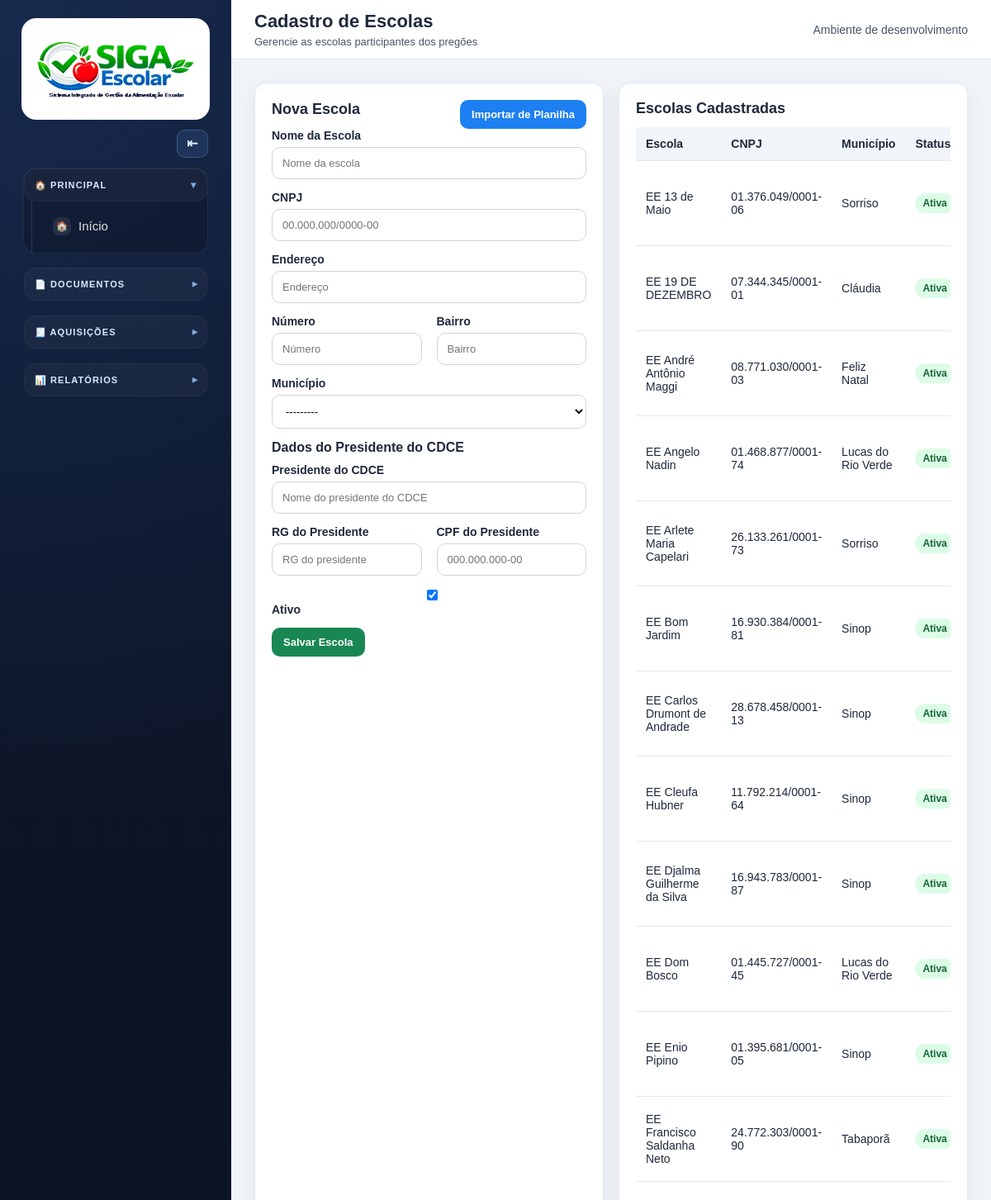
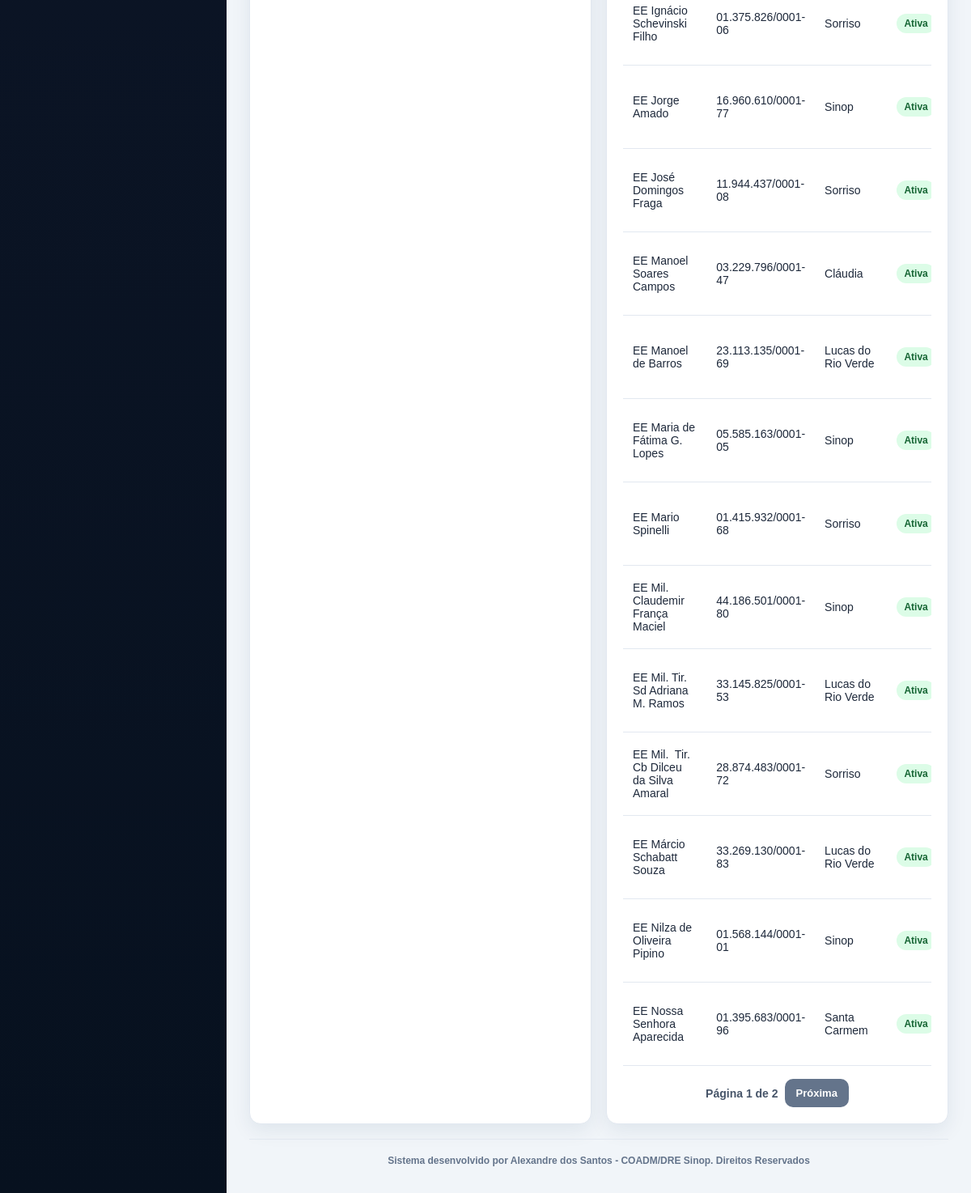
Page /cadastros/escolas/ on the earlier database version (2 pictures, top to bottom).
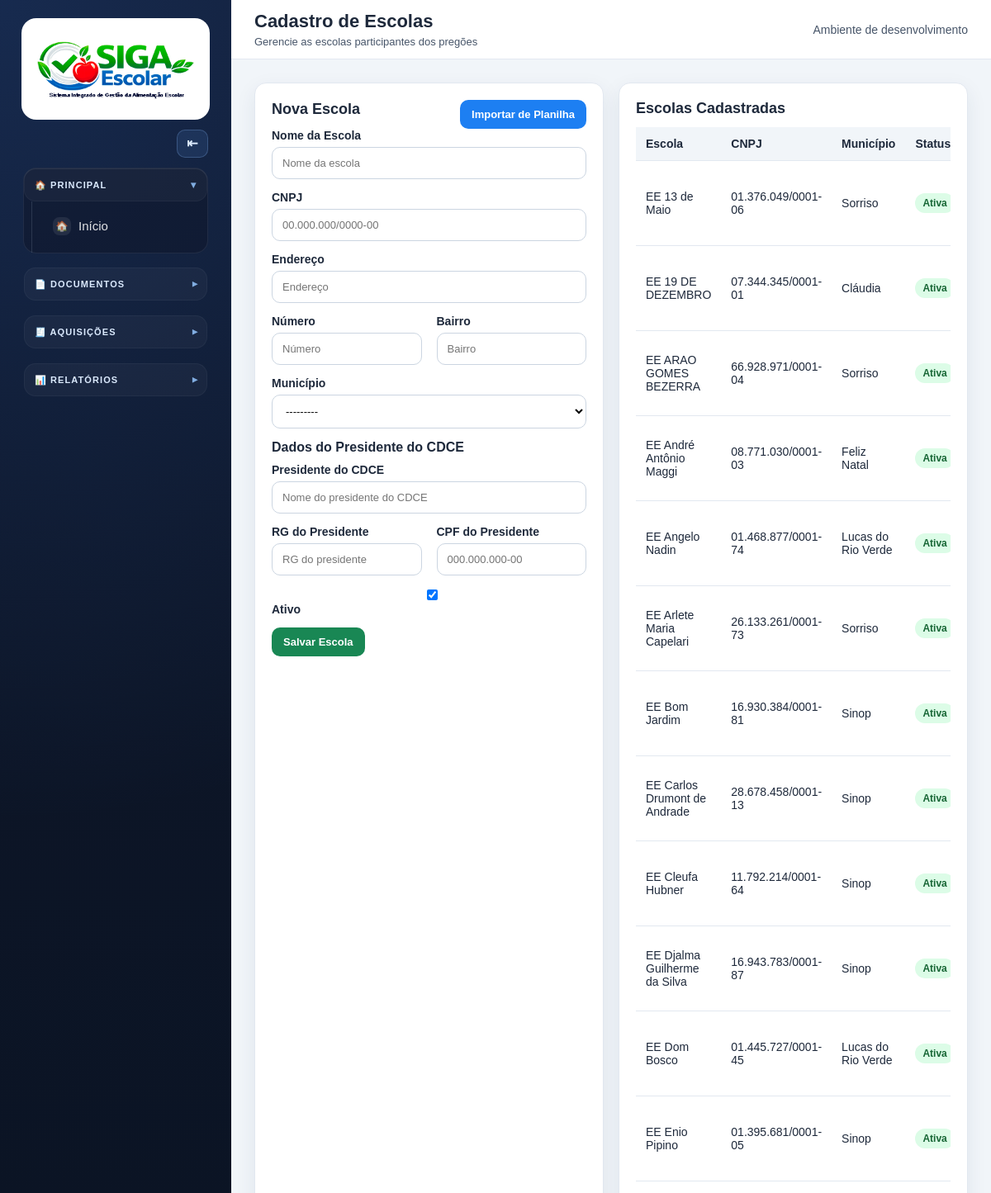
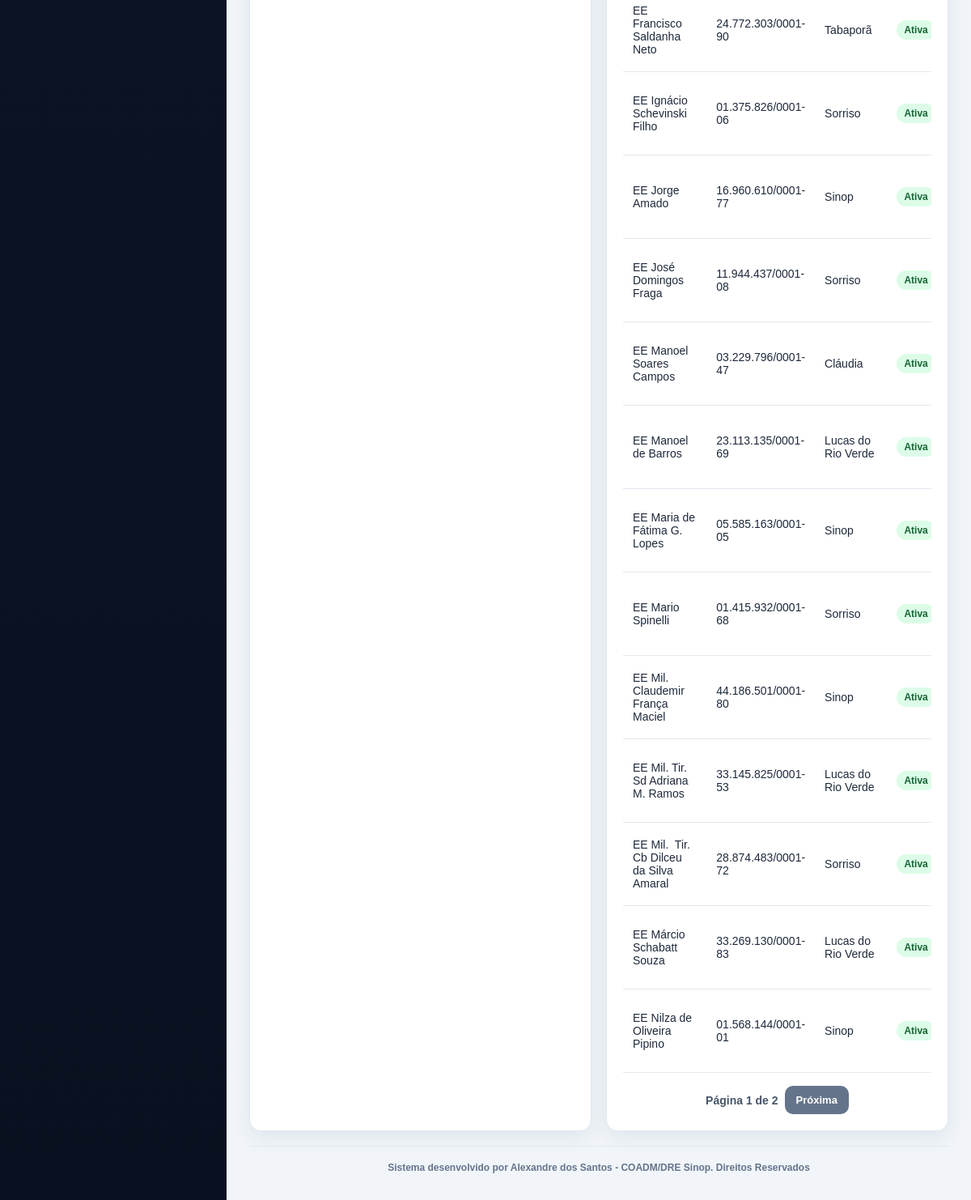
Same page on the later database version (2 pictures, top to bottom).
### apps/cadastros/models.py (models this page shows, shortened)
class AtivoModel(TimeStampedModel):
    ativo = models.BooleanField(default=True)
    class Meta:
        abstract = True

class Escola(AtivoModel):
    nome_escola = models.CharField("Nome da Escola", max_length=255)
    cnpj = models.CharField(
        "CNPJ",
        max_length=18,
        unique=True,
        validators=[validar_cnpj],
        null=True,
        blank=True,
        help_text="Obrigatório para empresa comum e grupo formal/cooperativa. Não usado para fornecedor individual.",
    )
    endereco = models.CharField("Endereço", max_length=255)
    numero = models.CharField("Número", max_length=20, blank=True)
    bairro = models.CharField("Bairro", max_length=100, blank=True)
    municipio = models.ForeignKey(
        Municipio,
        on_delete=models.PROTECT,
        related_name="escolas",
        verbose_name="Município",
    )
    presidente_cdce = models.CharField("Presidente do CDCE", max_length=255)
    rg_presidente = models.CharField("RG do Presidente", max_length=50)
    cpf_presidente = models.CharField(
        "CPF do Presidente",
        max_length=14,
        validators=[validar_cpf],
    )
    class Meta:
        verbose_name = "Escola"
        verbose_name_plural = "Escolas"
        ordering = ["nome_escola"]

class Municipio(AtivoModel):
    nome = models.CharField(max_length=120)
    uf = models.CharField(max_length=2, default="MT")
    class Meta:
        verbose_name = "Município"
        verbose_name_plural = "Municípios"
        ordering = ["nome"]
        constraints = [
            models.UniqueConstraint(fields=["nome", "uf"], name="unique_municipio_uf")
        ]
    def __str__(self):
        return f"{self.nome}/{self.uf}"

### apps/cadastros/views.py (the view)
# urls.py: path("escolas/", views.escolas, name="escolas"),
def escolas(request):
    if request.method == "POST":
        form = EscolaForm(request.POST)
        if form.is_valid():
            form.save()
            messages.success(request, "Escola cadastrada com sucesso.")
            return redirect("cadastros:escolas")
        messages.error(request, "Verifique os dados informados no formulário.")
    else:
        form = EscolaForm()
    escolas_queryset = Escola.objects.all().select_related("municipio").order_by("nome_escola")
    escolas_pagina = paginar_queryset(request, escolas_queryset)
    return render(
        request,
        "cadastros/escolas.html",
        {
            "form": form,
            "escolas": escolas_pagina,
            "modo_edicao": False,
            "escola_edicao": None,
        },
    )

### apps/cadastros/forms.py
class EscolaForm(forms.ModelForm):
    class Meta:
        model = Escola
        fields = [
            "nome_escola",
            "cnpj",
            "endereco",
            "numero",
            "bairro",
            "municipio",
            "presidente_cdce",
            "rg_presidente",
            "cpf_presidente",
            "ativo",
        ]
        widgets = {
            "nome_escola": forms.TextInput(attrs={"placeholder": "Nome da escola"}),
            "cnpj": forms.TextInput(attrs={"placeholder": "00.000.000/0000-00", "id": "id_cnpj"}),
            "endereco": forms.TextInput(attrs={"placeholder": "Endereço"}),
            "numero": forms.TextInput(attrs={"placeholder": "Número"}),
            "bairro": forms.TextInput(attrs={"placeholder": "Bairro"}),
            "presidente_cdce": forms.TextInput(attrs={"placeholder": "Nome do presidente do CDCE"}),
            "rg_presidente": forms.TextInput(attrs={"placeholder": "RG do presidente"}),
            "cpf_presidente": forms.TextInput(attrs={"placeholder": "000.000.000-00"}),
        }

### templates/cadastros/escolas.html (shortened to what the changed rows need)
{% extends "base.html" %}
{% block page_title %}Cadastro de Escolas{% endblock %}
{% block content %}
<div class="grid grid-2">
    <div class="card">
        <div style="display:flex; align-items:center; justify-content:space-between; gap:12px; flex-wrap:wrap;">
            {% if modo_edicao %}
            <h2>Editar Escola</h2>
            {% else %}
            <h2>Nova Escola</h2>
            {% endif %}
        </div>
    </div>
    <div class="card">
        <h2>Escolas Cadastradas</h2>
        <div class="table-wrapper">
            <table>
                <thead>
                    <tr>
                        <th>Escola</th>
                        <th>CNPJ</th>
                        <th>Município</th>
                        <th>Status</th>
                    </tr>
                </thead>
                <tbody>
                    {% for escola in escolas %}
                    <tr>
                        <td>{{ escola.nome_escola }}</td>
                        <td>{{ escola.cnpj }}</td>
                        <td>{{ escola.municipio.nome }}</td>
                        <td>
                            {% if escola.ativo %}
                            <span class="badge badge-success">Ativa</span>
                            {% else %}
                            <span class="badge badge-danger">Inativa</span>
                            {% endif %}
                        </td>
                    </tr>
                    {% empty %}
                    <tr>
                        <td colspan="5">Nenhuma escola cadastrada.</td>
                    </tr>
                    {% endfor %}
                </tbody>
            </table>
        </div>
    </div>
</div>
{% endblock %}

Differences in the rows shown:
no longer on this page (row unchanged): Escola: nome_escola "EE Nossa Senhora Aparecida", cnpj "01.395.683/0001-96", municipio.nome "Santa Carmem", ativo "Ativa"
added Escola: nome_escola "EE ARAO GOMES BEZERRA", cnpj "66.928.971/0001-04", municipio.nome "Sorriso", ativo "Ativa"
